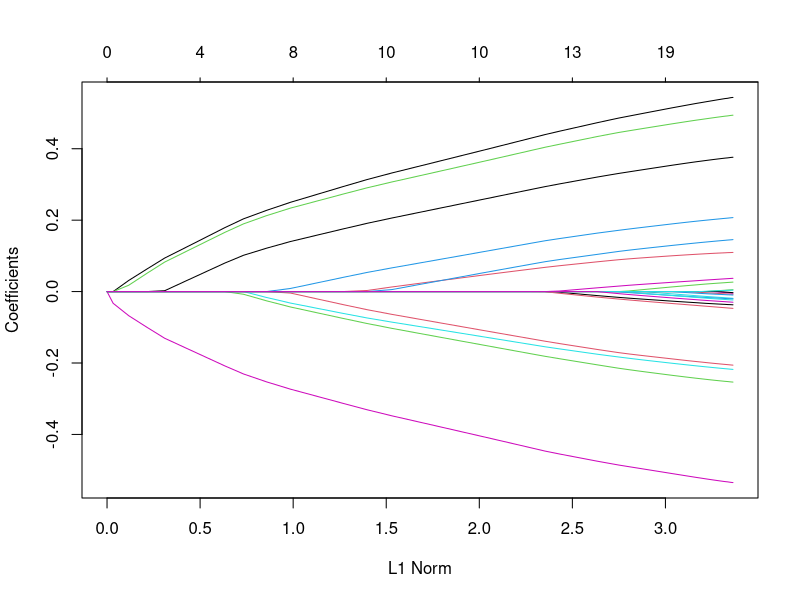
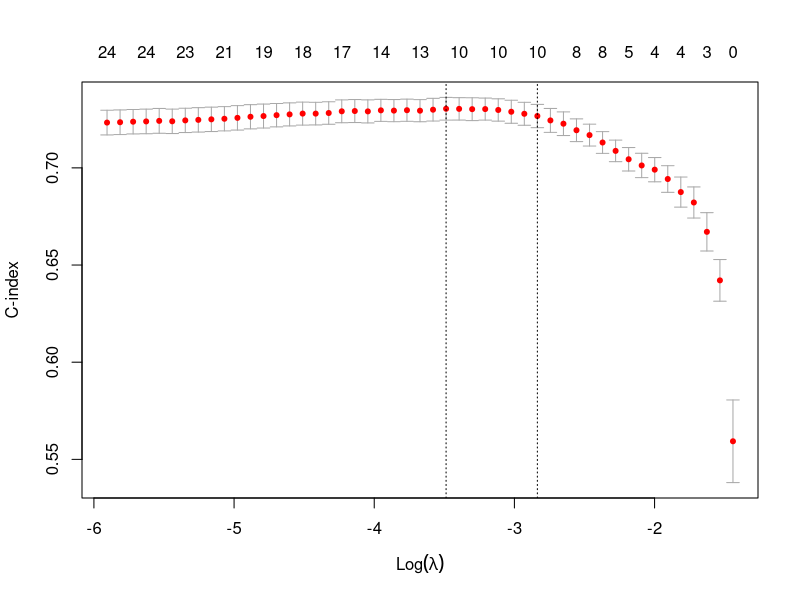
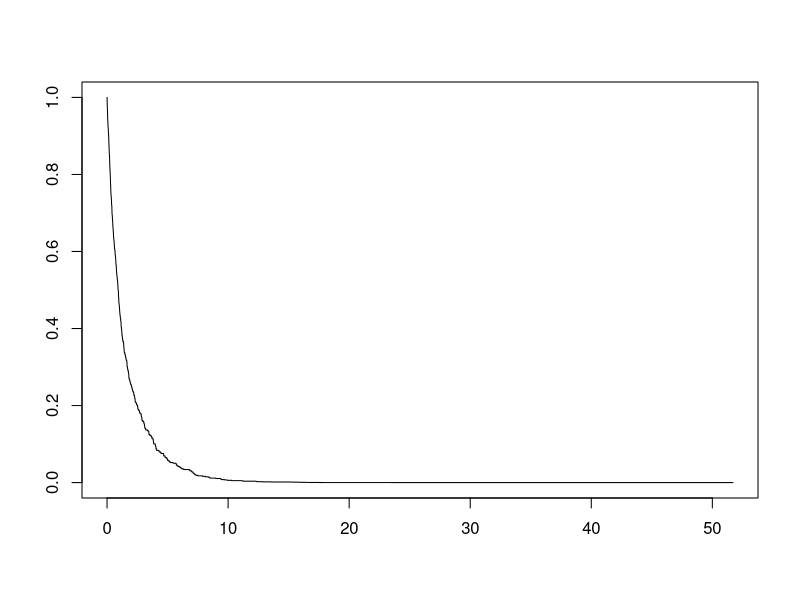
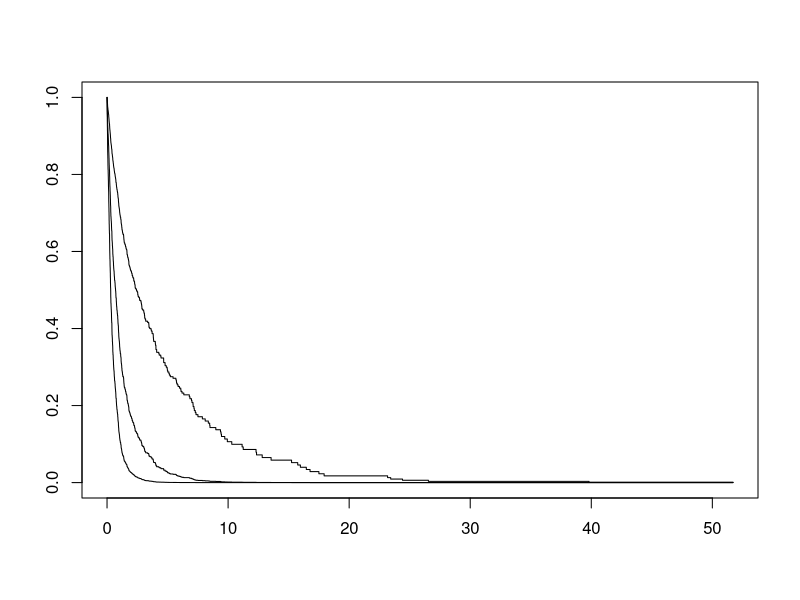

Source code (R) for these figures, in order:
library(glmnet)
library(survival)
data("CoxExample")

x = CoxExample$x
y = CoxExample$y

fit = glmnet(x, y, family = "cox") 
# by default, alpha = 1 (elastic net mixing parameter, alpha = 1 means lasso penalty, if alpha = 0, then ridge)
# nlambda is 100 
# lambda.min.ratio: ifelse(nobs < nvars, 0.01, 1e-04)
# lambda.max: data-driven entry value (the smallest value for which all coefficients are zero)

plot(fit)

coef(fit, s = 0.05) 
# s = lambda value 

set.seed(1)

cvfit = cv.glmnet(x, y, family = "cox", type.measure = "C")
# nfolds = 10, by default 
# type.measure = "mse" (gaussian), "deviance" (logistic and poisson), "partial likelihood" (cox)... 

plot(cvfit)

cvfit$lambda.min
cvfit$lambda.1se

surv_y = Surv(time = y[,1], event = y[,2])
surv_fit = survfit(fit, s = 0.05, x = x, y = surv_y)
# y should be Surv object 

plot(surv_fit)

surv_fit_ex = survfit(fit, s = 0.05, x = x, y = surv_y, newx = x[1:3,])

plot(surv_fit_ex)






